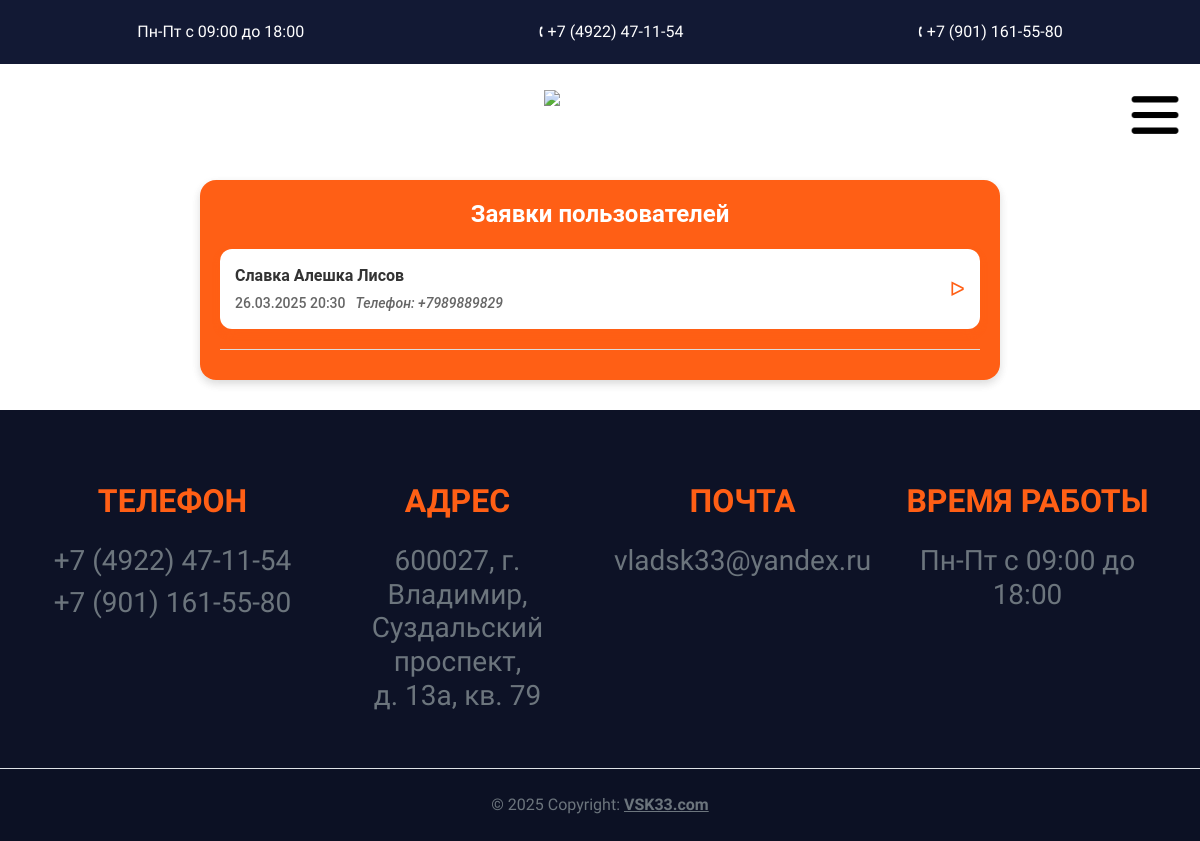
Screenshot of /chatadm/ (signed in) with the database file from the repository.
### base/models.py (models this page shows, shortened)
class Feedback(models.Model):
    name = models.CharField(max_length=100, verbose_name='Имя')
    email = models.EmailField(verbose_name='Электронная почта')
    phone_number = models.CharField(max_length=15, verbose_name='Номер телефона', blank=True, null=True)
    message = models.TextField(verbose_name='Сообщение')
    status = models.CharField(max_length=20, choices=STATUS_CHOICES, default='new', verbose_name='Статус')
    created_at = models.DateTimeField(default=timezone.now, verbose_name='Дата создания')
    cancellation_reason = models.TextField(blank=True, null=True, verbose_name='Причина отмены')
    user = models.ForeignKey(User, on_delete=models.CASCADE, blank=True, null=True)
    class Meta:
        verbose_name = 'Заявки'
        verbose_name_plural = 'Заявки'

### base/views.py (the view)
# urls.py: path('chatadm/', admin_feedback_view, name='admin_feedback_view'),
@user_passes_test(lambda u: u.is_staff)
def admin_feedback_view(request):
    feedback_list = Feedback.objects.all().order_by('created_at')  # Сортировка от старых к новым
    return render(request, 'admin_feedback.html', {'feedback_list': feedback_list})

### base/templates/admin_feedback.html
{% extends 'base.html' %}
{% load static %}
{% block content %}
<link rel="stylesheet" type="text/css" href="{% static 'css/feedback.css' %}">
<div class="feedback-container">
    <h1 class="feedback-title">Заявки пользователей</h1>
    <div class="feedback-list">
        {% for feedback in feedback_list %}
            <a href="{% url 'chat_view' feedback.id %}" class="feedback-item">
                <div class="feedback-info">
                    <div class="feedback-name">{{ feedback.name }}</div>
                    <div class="feedback-details">
                        <span class="feedback-date">{{ feedback.created_at|date:"d.m.Y H:i" }}</span>
                        <span class="feedback-phone">Телефон: {{ feedback.phone_number }}</span>
                    </div>
                </div>
                <div class="feedback-arrow">ᐅ</div>
            </a>
            <div class="feedback-separator"></div>
        {% endfor %}
    </div>
</div>
{% endblock %}

### base/static/css/base.css (style rules this page uses)
body { font-family: 'Montserrat Alternates', sans-serif; font-weight: 500; margin: 0; overflow-x: hidden; }

### base/static/css/index.css (style rules this page uses)
body { background-color: #ffffff; }

### base/static/css/feedback.css (style rules this page uses)
.feedback-container { max-width: 800px; margin: 30px auto; padding: 20px; font-family: 'Roboto', Arial, sans-serif; border-radius: 16px; background: linear-gradient(145deg, #FF5F15, #FF5F15); box-shadow: 0 4px 10px rgba(0, 0, 0, 0.1), 0 4px 10px rgba(0, 0, 0, 0.05); }
.feedback-title { text-align: center; margin-bottom: 20px; font-size: 24px; color: white; font-weight: bold; }
.feedback-list { display: flex; flex-direction: column; gap: 10px; }
.feedback-item { display: flex; justify-content: space-between; align-items: center; padding: 15px; border-radius: 12px; background-color: #ffffff; box-shadow: 0 4px 6px #FF5F15; text-decoration: none; color: #333; transition: all 0.3s ease; }
.feedback-info { flex-grow: 1; }
.feedback-name { font-size: 16px; font-weight: bold; margin-bottom: 5px; }
.feedback-details { font-size: 14px; color: #666; display: flex; gap: 10px; }
.feedback-date { font-weight: 500; }
.feedback-phone { font-style: italic; }
.feedback-arrow { font-size: 20px; color: #FF5F15; }
.feedback-separator { height: 1px; background: #ddd; margin: 10px 0; }

### rows the page displays
Feedback: name "Славка Алешка Лисов", created_at "26.03.2025 20:30", phone_number "+7989889829"
